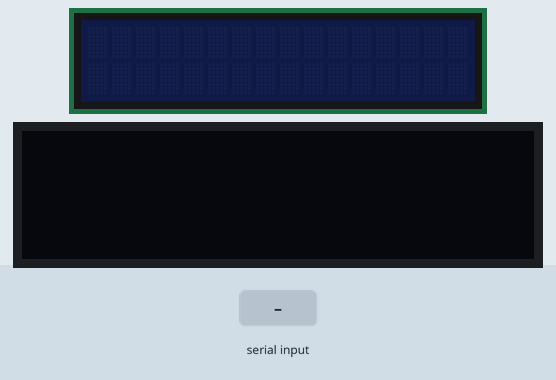
A program run on a simulated ESP32 board running MicroPython. On the bench: 16×2 character LCD, 128×32 one-colour display. The test bench sets the inputs (shaded band). Library files of the repository ran but are not shown: ssd1306.py; what the program prints to the serial console is not drawn.

Above: at 1.2 s.
1.3 s: "1" typed at the serial console, then Enter
At 2.7 s:
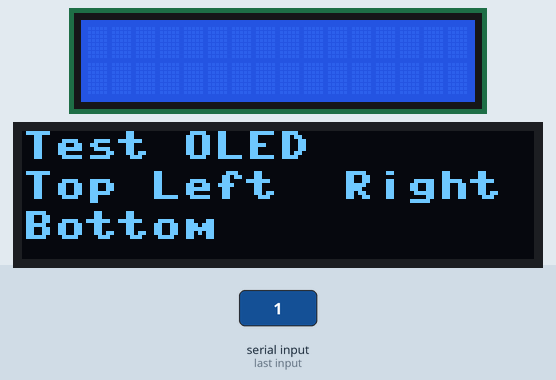
At 4.8 s:
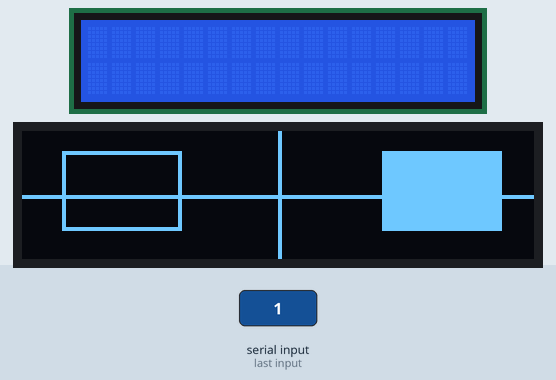
Timing chart, 0 to 6.3 s (numbered marks = the images above; inputs shaded):
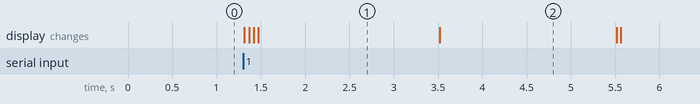

The program:

HOSTP12_I2C_relay.py
```python
from machine import Pin, I2C
import time
import sys
from ssd1306 import SSD1306_I2C
import gc
import tca9534

RELAY0=0
RELAY1=1
RELAY2=2
RELAY3=3

RELAY_ON = 0
RELAY_OFF = 1

bitmask = "0x00"  # Default bitmask for all pins
tca9534_mask = int(bitmask, 16)

def detect_board_and_configure_pins():
    platform = sys.platform
    pin_names = ["AP0", "AP1", "AP2", "AP3", "AP4", "AP5", "AP6", "AP7"]

    if platform == "esp32":
        pin_numbers = [35, 36, 37, 38, 39, 40, 1, 2]
    elif platform == "rp2":
        pin_numbers = [10, 11, 12, 13, 14, 15, 18, 19]
    else:
        return None

    return [{"name": name, "pin_number": num} for name, num in zip(pin_names, pin_numbers)]

def detect_board_and_configure_i2c():
    platform = sys.platform
    global tca9534_mask
    if platform == "esp32":
        try:
            print("ESP32 board detected.")
            print("Select ESP32 board type:")
            print("1. NANO (SDA=11, SCL=12, freq=100kHz)")
            print("2. NON_NANO (SDA=4, SCL=5, freq=100kHz)")
            while True:
                choice = input("Enter a number (1-2): ").strip()
                if choice == "1":
                    i2c = I2C(0, sda=Pin(11), scl=Pin(12), freq=100000)
                    dev = tca9534.TCA9534(tca9534_address=0x3f,scl=Pin(12), sda=Pin(11), bitmask=tca9534_mask)  # ESP32-
                    break
                elif choice == "2":
                    i2c = I2C(0, sda=Pin(4), scl=Pin(5), freq=100000)
                    dev = tca9534.TCA9534(tca9534_address=0x3f,scl=Pin(5), sda=Pin(4), bitmask=tca9534_mask)  # ESP32-
                    break
                else:
                    print("Invalid choice. Try again.")
            print("I2C initialized successfully.")

            # dev = None  # Placeholder for TCA9534 initialization
            return i2c, dev
        except Exception as e:
            print("I2C initialization failed:", e)
    elif platform == "rp2":
        try:
            i2c = I2C(0, sda=Pin(0), scl=Pin(1), freq=100_000)
            dev = tca9534.TCA9534(tca9534_address=0x20,scl=Pin(5), sda=Pin(4), bitmask=tca9534_mask)  # ESP32-S3

            return i2c,dev
        except Exception as e:
            print("I2C initialization failed:", e)
    else:
        return None

def oled_print_lines(oled, lines, delay=1):
    oled.fill(0)
    for i, line in enumerate(lines[-3:]):  # Hiển thị tối đa 3 dòng cuối
        oled.text(line, 0, i*10)
    oled.show()
    time.sleep(delay)

def test_gpio_bidirectional(pin_list, oled=None):
    pin_pairs = [(0, 4), (1, 5), (2, 6), (3, 7)]
    lines = []
    all_ok = True
    for idx1, idx2 in pin_pairs:
        pin1_info = pin_list[idx1]
        pin2_info = pin_list[idx2]
        for direction in [(pin1_info, pin2_info), (pin2_info, pin1_info)]:
            out_info = direction[0]
            in_info  = direction[1]
            out_pin = Pin(out_info["pin_number"], Pin.OUT)
            in_pin = Pin(in_info["pin_number"], Pin.IN)
            test_title = "{}->{}".format(out_info['name'], in_info['name'])
            for test_value in [0, 1]:
                out_pin.tca9534_mask(test_value)
                time.sleep(0.01)
                read_value = in_pin.tca9534_mask()
                result = "OK" if read_value == test_value else "FAIL"
                if result == "FAIL":
                    all_ok = False
                msg = "{}:{}>{} {}".format(test_title, test_value, read_value, result)
                print(msg)
                lines.append(msg)
                if oled:
                    oled_print_lines(oled, lines)
            out_pin.tca9534_mask(0)
    final_msg = "HOSTP12 OK!" if all_ok else "HOST P12 FAIL!"
    print(final_msg)
    if oled:
        oled_print_lines(oled, [final_msg])
    print("GPIO Test Done!")

def test_oled_display(oled):
    oled.fill(0)
    oled.text("Test OLED", 0, 0)
    oled.text("Top Left", 0, 10)
    oled.text("Bottom", 0, 20)
    oled.text("Right", 80, 10)
    oled.show()
    time.sleep(2)
    oled.fill(0)
    oled.hline(0, 16, 128, 1)
    oled.vline(64, 0, 32, 1)
    oled.rect(10, 5, 30, 20, 1)
    oled.fill_rect(90, 5, 30, 20, 1)
    oled.show()
    time.sleep(2)
    oled.fill(0)
    oled.text("Inverted", 0, 0)
    try:
        oled.invert(1)
        oled.show()
        time.sleep(1)
        oled.invert(0)
        oled.show()
        time.sleep(1)
    except:
        pass
    oled.fill(0)
    oled.show()

def main():
    print("Program started")
    i2c,tca = detect_board_and_configure_i2c()
    devices = i2c.scan()
    if devices:
        print("Found I2C devices at:", [hex(d) for d in devices])
    else:
        print("No I2C devices found")

    tca.write_pin(RELAY0, RELAY_OFF)
    tca.write_pin(RELAY1, RELAY_OFF)
    tca.write_pin(RELAY2, RELAY_OFF)
    tca.write_pin(RELAY3, RELAY_OFF)
    if i2c is None:
        print("I2C not available")
        return
    try:
        oled = SSD1306_I2C(128, 32, i2c)
        oled.fill(0)
        oled.text("Program Started", 0, 0)
        oled.show()
        test_oled_display(oled)
    except Exception as e:
        print("OLED init failed:", e)
        return

    for i in range(10):  # Lặp 10 lần, bạn có thể thay đổi số lần lặp nếu muốn
        for relay_num in [RELAY0, RELAY1, RELAY2, RELAY3]:
            tca.write_pin(relay_num, RELAY_ON)
            oled.fill(0)
            oled.text(f"Relay {relay_num+1} ON", 0, 0)
            oled.show()
            time.sleep(2)
            tca.write_pin(relay_num, RELAY_OFF)
            oled.fill(0)
            oled.text(f"Relay {relay_num+1} OFF", 0, 0)
            oled.show()
            time.sleep(2)
main()
```

tca9534.py
```python
"""Interface with the Qwiic GPIO board, a TCA9534 I/O expander.

Set and read 8 digitalchannels.
TCA9534 datasheet:
https://www.ti.com/lit/ds/symlink/tca9534.pdf
QWIIC GPIO board:
https://github.com/sparkfunX/Qwiic_GPIO

by hoang4.tran 08/08/2024
"""
from machine import Pin, I2C


class TCA9534:
    """Instance of TCA9534 I/O expander."""

    REGISTER_INPUT_PORT = 0x00    # register 0
    REGISTER_OUTPUT_PORT = 0X01    # register 1
    REGISTER_CONFIGURATION = 0X03    # register 3

    def __init__(self, i2c_ch=0, tca9534_address=0x27,scl=Pin(9), sda=Pin(8),freq=400_000 ,output=True, bitmask=None):
        """Default values taken from Sparkfun QWIIC GPIO board."""
        self.address = tca9534_address
        self.bus = I2C(i2c_ch,scl=scl, sda=sda, freq=freq)
        if bitmask:
            bitmasks = bitmask.to_bytes(1, 'big')
            self.bus.writeto_mem(self.address, self.REGISTER_CONFIGURATION, bitmasks)
            return
        if output:
            # set all 8 channels to OUTPUT by writing 0
            self.bus.writeto_mem(self.address, self.REGISTER_CONFIGURATION, bytes([0x00]))
            self.bus.writeto_mem(self.address, self.REGISTER_OUTPUT_PORT, bytes([0x00]))
        else:
            # set all 8 channels to INPUT by writing 1
            self.bus.writeto_mem(self.address, self.REGISTER_CONFIGURATION, bytes([0xFF]))

    def show_all_registers(self):
        """Read all registers."""
        current_config = self.bus.readfrom_mem(self.address, self.REGISTER_CONFIGURATION,1)
        output_register = self.bus.readfrom_mem(self.address, self.REGISTER_OUTPUT_PORT,1)
        input_register = self.bus.readfrom_mem(self.address, self.REGISTER_INPUT_PORT,1)
        return current_config, output_register, input_register

    def set_pin(self, wbit):
        """Set one of the output pins HIGH."""
        #print("set pin: ", wbit)
        # print("bitwise, the pin is", format((1 << wbit), '#010b'))
        # check that the channel is set to OUTPUT
        current_config = self.bus.readfrom_mem(self.address, self.REGISTER_CONFIGURATION,1)
        if(current_config[0] & (1 << wbit)):
            # bit is set, channel is in INPUT mode
            new_config = current_config[0] & ~(1 << wbit)
            # write new config to TCA95344
            new_configs = new_config.to_bytes(1, 'big')
            self.bus.writeto_mem(self.address, self.REGISTER_CONFIGURATION, new_configs)
        current_outputs = self.bus.readfrom_mem(self.address, self.REGISTER_OUTPUT_PORT,1)
        current_outputs = current_outputs[0] | (1 << wbit)
        updated_outputs = current_outputs.to_bytes(1, 'big')
        self.bus.writeto_mem(self.address, self.REGISTER_OUTPUT_PORT, updated_outputs)

    def clear_pin(self, wbit):
        """Set one of the output pins LOW."""
        #print("clear pin: ", wbit)
        # print("bitwise, the pin is", format((1 << wbit), '#010b'))
        # check that the channel is set to OUTPUT
        current_config = self.bus.readfrom_mem(self.address, self.REGISTER_CONFIGURATION,1)
        if(current_config[0] & (1 << wbit)):
            # bit is set, channel is in INPUT mode
            new_config = current_config[0] | (1 << wbit)
            # write new config to TCA95344
            new_configs = new_config.to_bytes(1, 'big')
            self.bus.writeto_mem(self.address, self.REGISTER_CONFIGURATION, new_configs)
        current_outputs = self.bus.readfrom_mem(self.address, self.REGISTER_OUTPUT_PORT,1)
        #print(f"current_outputs: {current_outputs[0]:08b}")
        current_outputs = current_outputs[0] & ~(1 << wbit)
        updated_outputs = current_outputs.to_bytes(1, 'big')
        self.bus.writeto_mem(self.address, self.REGISTER_OUTPUT_PORT, updated_outputs)

    def write_pin(self, wbit, value):
        """More Arduino-like format for writing a 1 or 0 to a pin."""
        if value:
            self.set_pin(wbit)
        else:
            self.clear_pin(wbit)

    def read_pin(self, wbit):
        """Read one of the pins as INPUT."""
        #print("read pin: ", wbit)
        # print("bitwise, the pin is", format((1 << wbit), '#010b'))
        # check that the channel is set to INPUT
        current_config = self.bus.readfrom_mem(self.address, self.REGISTER_CONFIGURATION,1)
        if(current_config[0] & (1 << wbit)):
            # bit is set, channel is in INPUT mode
            pass
        else:
            # bit is clear, channel is in OUTPUT mode
            new_config = current_config[0] | (1 << wbit)
            #print(f"new config: {new_config:08b}")
            # write new config to TCA95344
            new_configs = new_config.to_bytes(1, 'big')
            self.bus.writeto_mem(self.address, self.REGISTER_CONFIGURATION, new_configs)
        current_inputs = self.bus.readfrom_mem(self.address, self.REGISTER_INPUT_PORT,1)
        #print(f"current_inputs: {current_inputs[0]:08b}")
        isset = current_inputs[0] & (1 << wbit)
        return isset
        #print(f"isset: {isset:08b}")
```

Measured:
- after the input at 1.3 s, the display: first changes at once (image 1 shows a later state)
- what the display in image 1 shows lasts 2.0 s, from 1.5 s to 3.5 s
